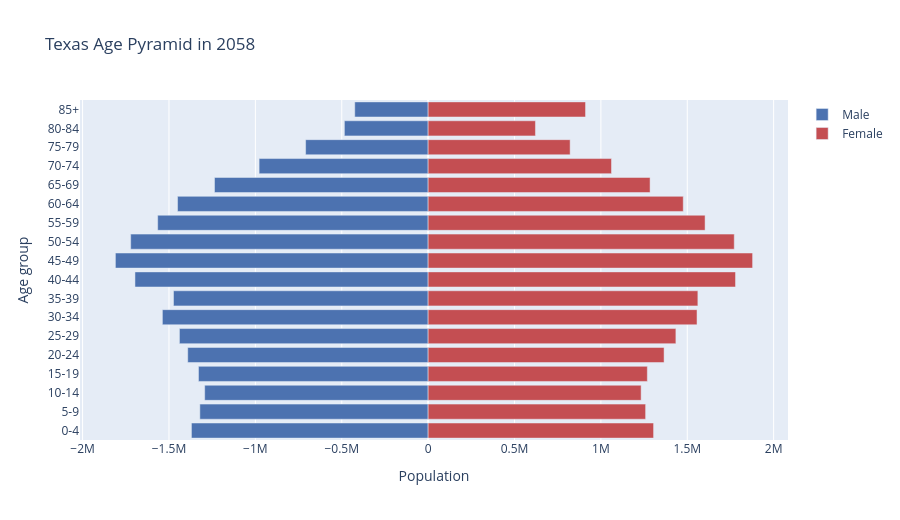

The notebook cell this image was saved under:
### Markdown cell above
## 7. Interactive age pyramid

Plotly age pyramid for a chosen state and year. Change STATE_CODE and YEAR and rerun.

### Code cell
STATE_CODE = 'TX'
YEAR = 2058

df = pd.read_sql("""
    SELECT ag.age_group, ag.sort_order, p.sex, SUM(p.population) AS population
    FROM population p JOIN age_groups ag ON ag.age_group = p.age_group
    WHERE p.state_code = ? AND p.year = ?
    GROUP BY ag.age_group, ag.sort_order, p.sex
    ORDER BY ag.sort_order
""", conn, params=(STATE_CODE, YEAR))
pivot = df.pivot(index='age_group', columns='sex', values='population').reindex(
    df.sort_values('sort_order')['age_group'].unique()
).fillna(0)
state_name = states_df.loc[states_df['state_code'] == STATE_CODE, 'state_name'].iloc[0]

fig = go.Figure()
fig.add_trace(go.Bar(y=pivot.index, x=-pivot.get('m', 0), name='Male',
                     orientation='h', marker_color='#4C72B0'))
fig.add_trace(go.Bar(y=pivot.index, x= pivot.get('f', 0), name='Female',
                     orientation='h', marker_color='#C44E52'))
fig.update_layout(title=f'{state_name} Age Pyramid in {YEAR}',
                  barmode='relative', height=520,
                  xaxis_title='Population', yaxis_title='Age group')
fig.show()

### Figure 1 — Plotly figure (JSON) as saved in the notebook; plotly's stock layout.template omitted (floating-point values rounded to 4 significant figures)
{"data": [{"marker": {"color": "#4C72B0"}, "name": "Male", "orientation": "h", "type": "bar", "x": [-1370056, -1321362, -1293402, -1329261, -1391501, -1439553, -1538150, -1473909, -1696953, -1810161, -1721715, -1565429, -1450426, -1236580, -978315, -709132, -484668, -424800], "y": ["0-4", "5-9", "10-14", "15-19", "20-24", "25-29", "30-34", "35-39", "40-44", "45-49", "50-54", "55-59", "60-64", "65-69", "70-74", "75-79", "80-84", "85+"]}, {"marker": {"color": "#C44E52"}, "name": "Female", "orientation": "h", "type": "bar", "x": [1304965, 1258931, 1232924, 1268899, 1365748, 1434123, 1556469, 1561375, 1779368, 1878151, 1771985, 1603064, 1476716, 1284709, 1061352, 821984, 621208, 911174], "y": ["0-4", "5-9", "10-14", "15-19", "20-24", "25-29", "30-34", "35-39", "40-44", "45-49", "50-54", "55-59", "60-64", "65-69", "70-74", "75-79", "80-84", "85+"]}], "layout": {"barmode": "relative", "height": 520, "title": {"text": "Texas Age Pyramid in 2058"}, "xaxis": {"title": {"text": "Population"}}, "yaxis": {"title": {"text": "Age group"}}}}
